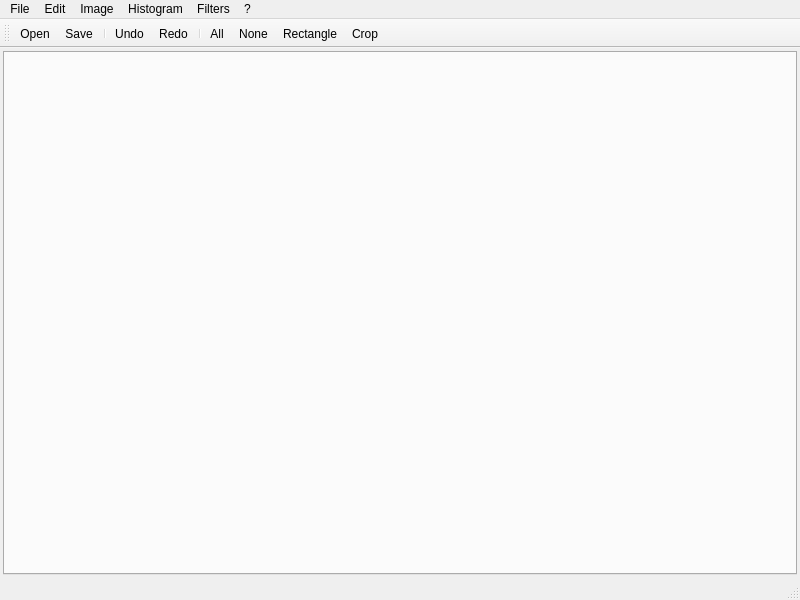
<?xml version="1.0" encoding="UTF-8"?>
<ui version="4.0">
 <class>MainWindow</class>
 <widget class="QMainWindow" name="MainWindow">
  <property name="geometry">
   <rect>
    <x>0</x>
    <y>0</y>
    <width>800</width>
    <height>600</height>
   </rect>
  </property>
  <property name="sizePolicy">
   <sizepolicy hsizetype="Expanding" vsizetype="Expanding">
    <horstretch>0</horstretch>
    <verstretch>0</verstretch>
   </sizepolicy>
  </property>
  <property name="windowTitle">
   <string>MainWindow</string>
  </property>
  <property name="layoutDirection">
   <enum>Qt::LeftToRight</enum>
  </property>
  <property name="autoFillBackground">
   <bool>false</bool>
  </property>
  <property name="dockNestingEnabled">
   <bool>false</bool>
  </property>
  <widget class="QWidget" name="centralWidget">
   <property name="sizePolicy">
    <sizepolicy hsizetype="Expanding" vsizetype="Expanding">
     <horstretch>0</horstretch>
     <verstretch>0</verstretch>
    </sizepolicy>
   </property>
   <layout class="QGridLayout" name="gridLayout">
    <property name="margin">
     <number>3</number>
    </property>
    <property name="horizontalSpacing">
     <number>6</number>
    </property>
    <item row="0" column="0">
     <layout class="QVBoxLayout" name="verticalLayout_2">
      <property name="sizeConstraint">
       <enum>QLayout::SetMaximumSize</enum>
      </property>
      <item>
       <widget class="QTabWidget" name="tabWidget">
        <property name="sizePolicy">
         <sizepolicy hsizetype="Expanding" vsizetype="Expanding">
          <horstretch>0</horstretch>
          <verstretch>0</verstretch>
         </sizepolicy>
        </property>
        <property name="currentIndex">
         <number>-1</number>
        </property>
        <property name="tabsClosable">
         <bool>true</bool>
        </property>
        <property name="movable">
         <bool>true</bool>
        </property>
       </widget>
      </item>
     </layout>
    </item>
   </layout>
  </widget>
  <widget class="QMenuBar" name="menuBar">
   <property name="geometry">
    <rect>
     <x>0</x>
     <y>0</y>
     <width>800</width>
     <height>27</height>
    </rect>
   </property>
   <widget class="QMenu" name="menuFile">
    <property name="title">
     <string>File</string>
    </property>
    <addaction name="actionOpen"/>
    <addaction name="actionSave"/>
    <addaction name="actionSave_as"/>
    <addaction name="separator"/>
    <addaction name="actionClose"/>
   </widget>
   <widget class="QMenu" name="menuImage">
    <property name="title">
     <string>Image</string>
    </property>
    <addaction name="actionCrop"/>
    <addaction name="actionGrayscale"/>
    <addaction name="actionFusion"/>
    <addaction name="actionResize"/>
    <addaction name="actionVertical_Resize"/>
    <addaction name="actionHorizontal_Resize"/>
   </widget>
   <widget class="QMenu" name="menuHistogram">
    <property name="title">
     <string>Histogram</string>
    </property>
    <addaction name="actionRGB"/>
    <addaction name="actionYUV"/>
    <addaction name="actionEqualize"/>
    <addaction name="actionNormalize"/>
   </widget>
   <widget class="QMenu" name="menuFilters">
    <property name="title">
     <string>Filters</string>
    </property>
    <addaction name="actionBlur"/>
    <addaction name="actionPaint"/>
    <addaction name="separator"/>
    <addaction name="actionEdge_Detection"/>
    <addaction name="actionEdge_Enhancement"/>
    <addaction name="separator"/>
    <addaction name="actionCustom"/>
   </widget>
   <widget class="QMenu" name="menu">
    <property name="title">
     <string>?</string>
    </property>
    <addaction name="actionAbout_us"/>
   </widget>
   <widget class="QMenu" name="menuEdit">
    <property name="title">
     <string>Edit</string>
    </property>
    <widget class="QMenu" name="menuSelect">
     <property name="title">
      <string>Select</string>
     </property>
     <addaction name="actionSelect_all"/>
     <addaction name="actionNone"/>
     <addaction name="actionRectangle"/>
    </widget>
    <addaction name="actionUndo"/>
    <addaction name="actionRedo"/>
    <addaction name="menuSelect"/>
   </widget>
   <addaction name="menuFile"/>
   <addaction name="menuEdit"/>
   <addaction name="menuImage"/>
   <addaction name="menuHistogram"/>
   <addaction name="menuFilters"/>
   <addaction name="menu"/>
  </widget>
  <widget class="QStatusBar" name="statusBar"/>
  <widget class="QToolBar" name="toolBar">
   <property name="sizePolicy">
    <sizepolicy hsizetype="Preferred" vsizetype="Fixed">
     <horstretch>0</horstretch>
     <verstretch>0</verstretch>
    </sizepolicy>
   </property>
   <property name="cursor">
    <cursorShape>ArrowCursor</cursorShape>
   </property>
   <property name="windowTitle">
    <string>toolBar</string>
   </property>
   <property name="allowedAreas">
    <set>Qt::AllToolBarAreas</set>
   </property>
   <attribute name="toolBarArea">
    <enum>TopToolBarArea</enum>
   </attribute>
   <attribute name="toolBarBreak">
    <bool>false</bool>
   </attribute>
   <addaction name="actionOpen"/>
   <addaction name="actionSave"/>
   <addaction name="separator"/>
   <addaction name="actionUndo"/>
   <addaction name="actionRedo"/>
   <addaction name="separator"/>
   <addaction name="actionSelect_all"/>
   <addaction name="actionNone"/>
   <addaction name="actionRectangle"/>
   <addaction name="actionCrop"/>
  </widget>
  <action name="actionOpen">
   <property name="checkable">
    <bool>false</bool>
   </property>
   <property name="icon">
    <iconset>
     <normaloff>icons/actions/document-open.png</normaloff>icons/actions/document-open.png</iconset>
   </property>
   <property name="text">
    <string>Open...</string>
   </property>
   <property name="iconText">
    <string>Open</string>
   </property>
   <property name="toolTip">
    <string>Open</string>
   </property>
   <property name="shortcut">
    <string>Ctrl+O</string>
   </property>
   <property name="visible">
    <bool>true</bool>
   </property>
   <property name="menuRole">
    <enum>QAction::TextHeuristicRole</enum>
   </property>
   <property name="iconVisibleInMenu">
    <bool>true</bool>
   </property>
  </action>
  <action name="actionSave">
   <property name="icon">
    <iconset>
     <normaloff>icons/devices/media-floppy.png</normaloff>icons/devices/media-floppy.png</iconset>
   </property>
   <property name="text">
    <string>Save</string>
   </property>
   <property name="toolTip">
    <string>Save</string>
   </property>
   <property name="shortcut">
    <string>Ctrl+S</string>
   </property>
  </action>
  <action name="actionClose">
   <property name="text">
    <string>Close</string>
   </property>
   <property name="toolTip">
    <string>Close</string>
   </property>
   <property name="shortcut">
    <string>Ctrl+Q</string>
   </property>
  </action>
  <action name="actionCrop">
   <property name="icon">
    <iconset>
     <normaloff>icons/actions/edit-cut.png</normaloff>icons/actions/edit-cut.png</iconset>
   </property>
   <property name="text">
    <string>Crop</string>
   </property>
   <property name="shortcut">
    <string>Ctrl+X</string>
   </property>
  </action>
  <action name="actionGrayscale">
   <property name="checked">
    <bool>false</bool>
   </property>
   <property name="text">
    <string>Grayscale</string>
   </property>
  </action>
  <action name="actionFusion">
   <property name="text">
    <string>Fusion...</string>
   </property>
  </action>
  <action name="actionResize">
   <property name="text">
    <string>Resize...</string>
   </property>
  </action>
  <action name="actionRGB">
   <property name="text">
    <string>RGB</string>
   </property>
   <property name="shortcut">
    <string>Ctrl+H</string>
   </property>
  </action>
  <action name="actionEqualize">
   <property name="text">
    <string>Equalize</string>
   </property>
  </action>
  <action name="actionNormalize">
   <property name="text">
    <string>Normalize</string>
   </property>
  </action>
  <action name="actionCustom">
   <property name="text">
    <string>Custom...</string>
   </property>
  </action>
  <action name="actionAbout_us">
   <property name="text">
    <string>About us</string>
   </property>
   <property name="menuRole">
    <enum>QAction::AboutRole</enum>
   </property>
  </action>
  <action name="actionSave_as">
   <property name="text">
    <string>Save as...</string>
   </property>
   <property name="toolTip">
    <string>Save as</string>
   </property>
   <property name="shortcut">
    <string>Ctrl+Shift+S</string>
   </property>
  </action>
  <action name="actionYUV">
   <property name="text">
    <string>YUV</string>
   </property>
   <property name="shortcut">
    <string>Ctrl+Shift+H</string>
   </property>
  </action>
  <action name="actionSelect_all">
   <property name="icon">
    <iconset>
     <normaloff>icons/actions/view-fullscreen.png</normaloff>icons/actions/view-fullscreen.png</iconset>
   </property>
   <property name="text">
    <string>All</string>
   </property>
   <property name="shortcut">
    <string>Ctrl+A</string>
   </property>
  </action>
  <action name="actionNone">
   <property name="icon">
    <iconset>
     <normaloff>icons/actions/process-stop.png</normaloff>icons/actions/process-stop.png</iconset>
   </property>
   <property name="text">
    <string>None</string>
   </property>
   <property name="shortcut">
    <string>Ctrl+Shift+A</string>
   </property>
  </action>
  <action name="actionRectangle">
   <property name="icon">
    <iconset>
     <normaloff>icons/actions/media-playback-stop.png</normaloff>icons/actions/media-playback-stop.png</iconset>
   </property>
   <property name="text">
    <string>Rectangle</string>
   </property>
   <property name="shortcut">
    <string>R</string>
   </property>
  </action>
  <action name="actionUndo">
   <property name="icon">
    <iconset>
     <normaloff>icons/actions/edit-undo.png</normaloff>icons/actions/edit-undo.png</iconset>
   </property>
   <property name="text">
    <string>Undo</string>
   </property>
   <property name="shortcut">
    <string>Ctrl+Z</string>
   </property>
  </action>
  <action name="actionRedo">
   <property name="icon">
    <iconset>
     <normaloff>icons/actions/edit-redo.png</normaloff>icons/actions/edit-redo.png</iconset>
   </property>
   <property name="text">
    <string>Redo</string>
   </property>
   <property name="shortcut">
    <string>Ctrl+Shift+Z</string>
   </property>
  </action>
  <action name="actionBlur">
   <property name="text">
    <string>Blur</string>
   </property>
  </action>
  <action name="actionEdge_Enhancement">
   <property name="text">
    <string>Edge Enhancement</string>
   </property>
  </action>
  <action name="actionPaint">
   <property name="text">
    <string>Paint</string>
   </property>
  </action>
  <action name="actionEdge_Detection">
   <property name="text">
    <string>Edge Detection</string>
   </property>
  </action>
  <action name="actionVertical_Resize">
   <property name="text">
    <string>Vertical Resize</string>
   </property>
   <property name="shortcut">
    <string>V</string>
   </property>
  </action>
  <action name="actionHorizontal_Resize">
   <property name="text">
    <string>Horizontal Resize</string>
   </property>
   <property name="shortcut">
    <string>H</string>
   </property>
  </action>
 </widget>
 <layoutdefault spacing="6" margin="11"/>
 <resources/>
 <connections>
  <connection>
   <sender>actionClose</sender>
   <signal>triggered()</signal>
   <receiver>MainWindow</receiver>
   <slot>close()</slot>
   <hints>
    <hint type="sourcelabel">
     <x>-1</x>
     <y>-1</y>
    </hint>
    <hint type="destinationlabel">
     <x>299</x>
     <y>199</y>
    </hint>
   </hints>
  </connection>
  <connection>
   <sender>actionOpen</sender>
   <signal>triggered()</signal>
   <receiver>MainWindow</receiver>
   <slot>open()</slot>
   <hints>
    <hint type="sourcelabel">
     <x>-1</x>
     <y>-1</y>
    </hint>
    <hint type="destinationlabel">
     <x>299</x>
     <y>199</y>
    </hint>
   </hints>
  </connection>
  <connection>
   <sender>actionSave</sender>
   <signal>triggered()</signal>
   <receiver>MainWindow</receiver>
   <slot>save()</slot>
   <hints>
    <hint type="sourcelabel">
     <x>-1</x>
     <y>-1</y>
    </hint>
    <hint type="destinationlabel">
     <x>299</x>
     <y>199</y>
    </hint>
   </hints>
  </connection>
  <connection>
   <sender>actionSave_as</sender>
   <signal>triggered()</signal>
   <receiver>MainWindow</receiver>
   <slot>saveAs()</slot>
   <hints>
    <hint type="sourcelabel">
     <x>-1</x>
     <y>-1</y>
    </hint>
    <hint type="destinationlabel">
     <x>299</x>
     <y>199</y>
    </hint>
   </hints>
  </connection>
  <connection>
   <sender>actionGrayscale</sender>
   <signal>triggered()</signal>
   <receiver>MainWindow</receiver>
   <slot>toGray()</slot>
   <hints>
    <hint type="sourcelabel">
     <x>-1</x>
     <y>-1</y>
    </hint>
    <hint type="destinationlabel">
     <x>299</x>
     <y>199</y>
    </hint>
   </hints>
  </connection>
  <connection>
   <sender>actionRGB</sender>
   <signal>triggered()</signal>
   <receiver>MainWindow</receiver>
   <slot>showHistogram()</slot>
   <hints>
    <hint type="sourcelabel">
     <x>-1</x>
     <y>-1</y>
    </hint>
    <hint type="destinationlabel">
     <x>299</x>
     <y>199</y>
    </hint>
   </hints>
  </connection>
  <connection>
   <sender>actionYUV</sender>
   <signal>triggered()</signal>
   <receiver>MainWindow</receiver>
   <slot>showYUVHistogram()</slot>
   <hints>
    <hint type="sourcelabel">
     <x>-1</x>
     <y>-1</y>
    </hint>
    <hint type="destinationlabel">
     <x>299</x>
     <y>199</y>
    </hint>
   </hints>
  </connection>
  <connection>
   <sender>actionCrop</sender>
   <signal>triggered()</signal>
   <receiver>MainWindow</receiver>
   <slot>crop()</slot>
   <hints>
    <hint type="sourcelabel">
     <x>-1</x>
     <y>-1</y>
    </hint>
    <hint type="destinationlabel">
     <x>299</x>
     <y>199</y>
    </hint>
   </hints>
  </connection>
  <connection>
   <sender>actionRectangle</sender>
   <signal>triggered()</signal>
   <receiver>MainWindow</receiver>
   <slot>setRectTool()</slot>
   <hints>
    <hint type="sourcelabel">
     <x>-1</x>
     <y>-1</y>
    </hint>
    <hint type="destinationlabel">
     <x>299</x>
     <y>199</y>
    </hint>
   </hints>
  </connection>
  <connection>
   <sender>actionSelect_all</sender>
   <signal>triggered()</signal>
   <receiver>MainWindow</receiver>
   <slot>selectAll()</slot>
   <hints>
    <hint type="sourcelabel">
     <x>-1</x>
     <y>-1</y>
    </hint>
    <hint type="destinationlabel">
     <x>299</x>
     <y>199</y>
    </hint>
   </hints>
  </connection>
  <connection>
   <sender>actionNone</sender>
   <signal>triggered()</signal>
   <receiver>MainWindow</receiver>
   <slot>cancelSelection()</slot>
   <hints>
    <hint type="sourcelabel">
     <x>-1</x>
     <y>-1</y>
    </hint>
    <hint type="destinationlabel">
     <x>299</x>
     <y>199</y>
    </hint>
   </hints>
  </connection>
  <connection>
   <sender>actionUndo</sender>
   <signal>triggered()</signal>
   <receiver>MainWindow</receiver>
   <slot>undo()</slot>
   <hints>
    <hint type="sourcelabel">
     <x>-1</x>
     <y>-1</y>
    </hint>
    <hint type="destinationlabel">
     <x>299</x>
     <y>199</y>
    </hint>
   </hints>
  </connection>
  <connection>
   <sender>actionRedo</sender>
   <signal>triggered()</signal>
   <receiver>MainWindow</receiver>
   <slot>redo()</slot>
   <hints>
    <hint type="sourcelabel">
     <x>-1</x>
     <y>-1</y>
    </hint>
    <hint type="destinationlabel">
     <x>299</x>
     <y>199</y>
    </hint>
   </hints>
  </connection>
  <connection>
   <sender>actionBlur</sender>
   <signal>triggered()</signal>
   <receiver>MainWindow</receiver>
   <slot>applyBlur()</slot>
   <hints>
    <hint type="sourcelabel">
     <x>-1</x>
     <y>-1</y>
    </hint>
    <hint type="destinationlabel">
     <x>399</x>
     <y>299</y>
    </hint>
   </hints>
  </connection>
  <connection>
   <sender>actionEdge_Enhancement</sender>
   <signal>triggered()</signal>
   <receiver>MainWindow</receiver>
   <slot>applyEdgeEnhancement()</slot>
   <hints>
    <hint type="sourcelabel">
     <x>-1</x>
     <y>-1</y>
    </hint>
    <hint type="destinationlabel">
     <x>399</x>
     <y>299</y>
    </hint>
   </hints>
  </connection>
  <connection>
   <sender>actionPaint</sender>
   <signal>triggered()</signal>
   <receiver>MainWindow</receiver>
   <slot>applyPaintEffect()</slot>
   <hints>
    <hint type="sourcelabel">
     <x>-1</x>
     <y>-1</y>
    </hint>
    <hint type="destinationlabel">
     <x>399</x>
     <y>299</y>
    </hint>
   </hints>
  </connection>
  <connection>
   <sender>actionEdge_Detection</sender>
   <signal>triggered()</signal>
   <receiver>MainWindow</receiver>
   <slot>applyEdgeDetection()</slot>
   <hints>
    <hint type="sourcelabel">
     <x>-1</x>
     <y>-1</y>
    </hint>
    <hint type="destinationlabel">
     <x>399</x>
     <y>299</y>
    </hint>
   </hints>
  </connection>
  <connection>
   <sender>actionFusion</sender>
   <signal>triggered()</signal>
   <receiver>MainWindow</receiver>
   <slot>fusion()</slot>
   <hints>
    <hint type="sourcelabel">
     <x>-1</x>
     <y>-1</y>
    </hint>
    <hint type="destinationlabel">
     <x>399</x>
     <y>299</y>
    </hint>
   </hints>
  </connection>
  <connection>
   <sender>actionResize</sender>
   <signal>triggered()</signal>
   <receiver>MainWindow</receiver>
   <slot>showResizeDialog()</slot>
   <hints>
    <hint type="sourcelabel">
     <x>-1</x>
     <y>-1</y>
    </hint>
    <hint type="destinationlabel">
     <x>399</x>
     <y>299</y>
    </hint>
   </hints>
  </connection>
  <connection>
   <sender>actionNormalize</sender>
   <signal>triggered()</signal>
   <receiver>MainWindow</receiver>
   <slot>normalizeHistogram()</slot>
   <hints>
    <hint type="sourcelabel">
     <x>-1</x>
     <y>-1</y>
    </hint>
    <hint type="destinationlabel">
     <x>399</x>
     <y>299</y>
    </hint>
   </hints>
  </connection>
  <connection>
   <sender>actionVertical_Resize</sender>
   <signal>triggered()</signal>
   <receiver>MainWindow</receiver>
   <slot>smartResizeV()</slot>
   <hints>
    <hint type="sourcelabel">
     <x>-1</x>
     <y>-1</y>
    </hint>
    <hint type="destinationlabel">
     <x>399</x>
     <y>299</y>
    </hint>
   </hints>
  </connection>
  <connection>
   <sender>actionHorizontal_Resize</sender>
   <signal>triggered()</signal>
   <receiver>MainWindow</receiver>
   <slot>smartResizeH()</slot>
   <hints>
    <hint type="sourcelabel">
     <x>-1</x>
     <y>-1</y>
    </hint>
    <hint type="destinationlabel">
     <x>399</x>
     <y>299</y>
    </hint>
   </hints>
  </connection>
 </connections>
 <slots>
  <slot>open()</slot>
  <slot>save()</slot>
  <slot>saveAs()</slot>
  <slot>showHistogram()</slot>
  <slot>showYUVHistogram()</slot>
  <slot>toGray()</slot>
  <slot>crop()</slot>
  <slot>setRectTool()</slot>
  <slot>selectAll()</slot>
  <slot>cancelSelection()</slot>
  <slot>moveSelection()</slot>
  <slot>undo()</slot>
  <slot>redo()</slot>
  <slot>applyBlur()</slot>
  <slot>applyEdgeEnhancement()</slot>
  <slot>applyPaintEffect()</slot>
  <slot>applyEdgeDetection()</slot>
  <slot>fusion()</slot>
  <slot>showResizeDialog()</slot>
  <slot>normalizeHistogram()</slot>
  <slot>smartResizeV()</slot>
  <slot>smartResizeH()</slot>
 </slots>
</ui>
